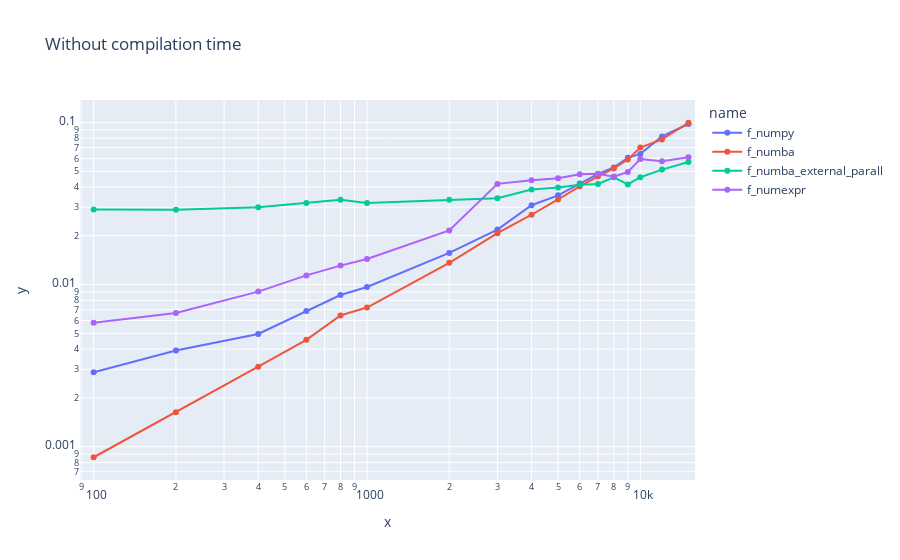

This figure's notebook cell:
### Code cell
fig = px.line(df, x='x', y='y', color='name', 
              log_x=True, log_y=True, markers=True, title='Without compilation time')
fig.update_xaxes(range=[1.95, 4.2])
fig.show()

### Figure 1 — Plotly figure (JSON) as saved in the notebook; plotly's stock layout.template omitted (floating-point values rounded to 4 significant figures)
{"data": [{"hovertemplate": "name=f_numpy<br>x=%{x}<br>y=%{y}<extra></extra>", "legendgroup": "f_numpy", "line": {"color": "#636efa", "dash": "solid"}, "marker": {"symbol": "circle"}, "mode": "markers+lines", "name": "f_numpy", "orientation": "v", "showlegend": true, "type": "scatter", "x": [100, 200, 400, 600, 800, 1000, 2000, 3000, 4000, 5000, 6000, 7000, 8000, 9000, 10000, 12000, 15000], "xaxis": "x", "y": [0.002878, 0.003925, 0.004954, 0.006876, 0.008623, 0.00967, 0.01567, 0.02185, 0.03087, 0.03552, 0.04199, 0.04816, 0.05281, 0.06054, 0.06401, 0.08207, 0.09785], "yaxis": "y"}, {"hovertemplate": "name=f_numba<br>x=%{x}<br>y=%{y}<extra></extra>", "legendgroup": "f_numba", "line": {"color": "#EF553B", "dash": "solid"}, "marker": {"symbol": "circle"}, "mode": "markers+lines", "name": "f_numba", "orientation": "v", "showlegend": true, "type": "scatter", "x": [100, 200, 400, 600, 800, 1000, 2000, 3000, 4000, 5000, 6000, 7000, 8000, 9000, 10000, 12000, 15000], "xaxis": "x", "y": [0.0008605, 0.001633, 0.003115, 0.004565, 0.006454, 0.007216, 0.01362, 0.02076, 0.02696, 0.03349, 0.04039, 0.04655, 0.05205, 0.05903, 0.07004, 0.07861, 0.09961], "yaxis": "y"}, {"hovertemplate": "name=f_numba_external_parall<br>x=%{x}<br>y=%{y}<extra></extra>", "legendgroup": "f_numba_external_parall", "line": {"color": "#00cc96", "dash": "solid"}, "marker": {"symbol": "circle"}, "mode": "markers+lines", "name": "f_numba_external_parall", "orientation": "v", "showlegend": true, "type": "scatter", "x": [100, 200, 400, 600, 800, 1000, 2000, 3000, 4000, 5000, 6000, 7000, 8000, 9000, 10000, 12000, 15000], "xaxis": "x", "y": [0.02906, 0.02897, 0.02995, 0.03184, 0.03334, 0.03191, 0.03333, 0.03414, 0.03859, 0.03976, 0.04125, 0.04179, 0.04585, 0.04149, 0.04597, 0.05119, 0.057], "yaxis": "y"}, {"hovertemplate": "name=f_numexpr<br>x=%{x}<br>y=%{y}<extra></extra>", "legendgroup": "f_numexpr", "line": {"color": "#ab63fa", "dash": "solid"}, "marker": {"symbol": "circle"}, "mode": "markers+lines", "name": "f_numexpr", "orientation": "v", "showlegend": true, "type": "scatter", "x": [100, 200, 400, 600, 800, 1000, 2000, 3000, 4000, 5000, 6000, 7000, 8000, 9000, 10000, 12000, 15000], "xaxis": "x", "y": [0.005807, 0.006682, 0.009048, 0.01139, 0.01309, 0.01439, 0.02157, 0.0418, 0.04396, 0.0453, 0.04788, 0.04823, 0.04635, 0.0495, 0.05945, 0.0576, 0.06104], "yaxis": "y"}], "layout": {"legend": {"title": {"text": "name"}, "tracegroupgap": 0}, "title": {"text": "Without compilation time"}, "xaxis": {"anchor": "y", "domain": [0, 1], "range": [1.95, 4.2], "title": {"text": "x"}, "type": "log"}, "yaxis": {"anchor": "x", "domain": [0, 1], "title": {"text": "y"}, "type": "log"}}}
